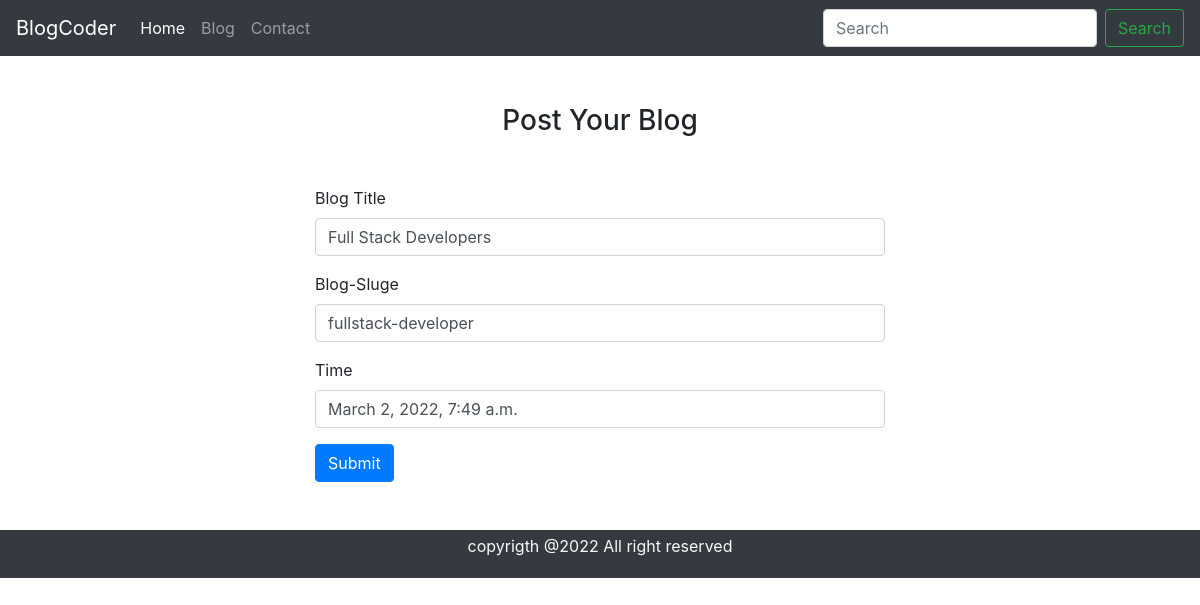
/editblog/1, run on the app's committed database.
### blog/models.py (models this page shows, shortened)
class Blog(models.Model):
	sno = models.AutoField(primary_key=True)
	title = models.CharField(max_length=200)
	content = models.TextField(null=True, blank=True)
	short_desc = models.CharField(max_length=250, default="", null=True, blank=True)
	slug = models.CharField(max_length=100)
	time = models.DateTimeField(auto_now_add=True)

### blog/views.py (the view, shortened to what this page needs)
# urls.py: path('editblog/<str:sno>', views.editblog, name='editblog'),
def editblog(request,sno):
	Current_Object = Blog.objects.get(sno=sno)
	return render(request, 'editblog.html', {'Current_Object':Current_Object})

### templates/editblog.html (shortened to what this page needs)
{% extends 'base.html' %}
{% block homeactive %} active {% endblock %}
{% block body %}
{% load static %}
<div class="container w-50 mb-5">
	<h3 class="text-center my-5"> Post Your Blog </h3>
	<form method="POST">
	  <div class="form-group ">
	    <label for="formGroupExampleInput">Blog Title</label>
	    <input type="text" class="form-control" name="title" value="{{Current_Object.title}}" id="formGroupExampleInput" placeholder="Example input">
	  </div>
	  <div class="form-group">
	    <label for="formGroupExampleInput4">Blog-Sluge</label>
	    <input type="textarea" class="form-control" name="slug" value="{{Current_Object.slug}}" id="formGroupExampleInput4" placeholder="Another input">
	  </div>
	  <div class="form-group">
	    <label for="formGroupExampleInput4">Time</label>
	    <input type="textarea" class="form-control" name="time" value="{{Current_Object.time}}" id="formGroupExampleInput4" placeholder="Another input">
	  </div>
	  <div>
	  	<button type="submit" class="btn btn-primary">Submit</button>
	  </div>
	</form>
</div>
{% endblock body %}

### data on the page
Blog: title "Full Stack Developers", slug "fullstack-developer", time "March 2, 2022, 7:49 a.m."
